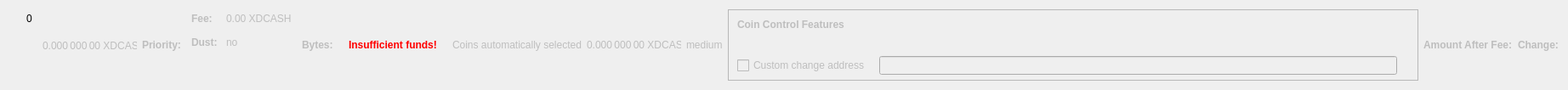
    <widget class="QWidget" name="dummyHideWidget" native="true">
     <property name="maximumSize">
      <size>
       <width>100</width>
       <height>22</height>
      </size>
     </property>
     <layout class="QHBoxLayout" name="dummyHideLayout">
      <item>
       <layout class="QFormLayout" name="formLayoutCoinControl1">
        <property name="horizontalSpacing">
         <number>10</number>
        </property>
        <property name="verticalSpacing">
         <number>14</number>
        </property>
        <property name="leftMargin">
         <number>10</number>
        </property>
        <property name="topMargin">
         <number>4</number>
        </property>
        <property name="rightMargin">
         <number>6</number>
        </property>
        <item row="0" column="1">
         <widget class="QLabel" name="labelCoinControlBytes">
          <property name="cursor">
           <cursorShape>IBeamCursor</cursorShape>
          </property>
          <property name="contextMenuPolicy">
           <enum>Qt::ActionsContextMenu</enum>
          </property>
          <property name="text">
           <string notr="true">0</string>
          </property>
          <property name="textInteractionFlags">
           <set>Qt::LinksAccessibleByMouse|Qt::TextSelectableByKeyboard|Qt::TextSelectableByMouse</set>
          </property>
         </widget>
        </item>
       </layout>
      </item>
      <item>
       <widget class="QLabel" name="labelCoinControlAfterFee">
        <property name="enabled">
         <bool>false</bool>
        </property>
        <property name="sizePolicy">
         <sizepolicy hsizetype="Fixed" vsizetype="Fixed">
          <horstretch>0</horstretch>
          <verstretch>0</verstretch>
         </sizepolicy>
        </property>
        <property name="minimumSize">
         <size>
          <width>111</width>
          <height>12</height>
         </size>
        </property>
        <property name="maximumSize">
         <size>
          <width>111</width>
          <height>12</height>
         </size>
        </property>
        <property name="cursor">
         <cursorShape>IBeamCursor</cursorShape>
        </property>
        <property name="contextMenuPolicy">
         <enum>Qt::ActionsContextMenu</enum>
        </property>
        <property name="text">
         <string notr="true">0.000 000 00 XDCASH</string>
        </property>
        <property name="textInteractionFlags">
         <set>Qt::LinksAccessibleByMouse|Qt::TextSelectableByKeyboard|Qt::TextSelectableByMouse</set>
        </property>
       </widget>
      </item>
      <item>
       <widget class="QLabel" name="labelCoinControlPriorityText">
        <property name="enabled">
         <bool>false</bool>
        </property>
        <property name="font">
         <font>
          <weight>75</weight>
          <bold>true</bold>
         </font>
        </property>
        <property name="text">
         <string>Priority:</string>
        </property>
       </widget>
      </item>
      <item>
       <layout class="QHBoxLayout" name="horizontalLayout"/>
      </item>
      <item>
       <layout class="QFormLayout" name="formLayoutCoinControl3">
        <property name="horizontalSpacing">
         <number>10</number>
        </property>
        <property name="verticalSpacing">
         <number>14</number>
        </property>
        <property name="leftMargin">
         <number>6</number>
        </property>
        <property name="topMargin">
         <number>4</number>
        </property>
        <property name="rightMargin">
         <number>6</number>
        </property>
        <item row="0" column="0">
         <widget class="QLabel" name="labelCoinControlFeeText">
          <property name="enabled">
           <bool>false</bool>
          </property>
          <property name="font">
           <font>
            <weight>75</weight>
            <bold>true</bold>
           </font>
          </property>
          <property name="text">
           <string>Fee:</string>
          </property>
          <property name="margin">
           <number>0</number>
          </property>
         </widget>
        </item>
        <item row="0" column="1">
         <widget class="QLabel" name="labelCoinControlFee">
          <property name="enabled">
           <bool>false</bool>
          </property>
          <property name="cursor">
           <cursorShape>IBeamCursor</cursorShape>
          </property>
          <property name="contextMenuPolicy">
           <enum>Qt::ActionsContextMenu</enum>
          </property>
          <property name="text">
           <string notr="true">0.00 XDCASH</string>
          </property>
          <property name="textInteractionFlags">
           <set>Qt::LinksAccessibleByMouse|Qt::TextSelectableByKeyboard|Qt::TextSelectableByMouse</set>
          </property>
         </widget>
        </item>
        <item row="1" column="0">
         <widget class="QLabel" name="labelCoinControlLowOutputText">
          <property name="enabled">
           <bool>false</bool>
          </property>
          <property name="font">
           <font>
            <weight>75</weight>
            <bold>true</bold>
           </font>
          </property>
          <property name="text">
           <string>Dust:</string>
          </property>
         </widget>
        </item>
        <item row="1" column="1">
         <widget class="QLabel" name="labelCoinControlLowOutput">
          <property name="enabled">
           <bool>false</bool>
          </property>
          <property name="cursor">
           <cursorShape>IBeamCursor</cursorShape>
          </property>
          <property name="contextMenuPolicy">
           <enum>Qt::ActionsContextMenu</enum>
          </property>
          <property name="text">
           <string>no</string>
          </property>
          <property name="textInteractionFlags">
           <set>Qt::LinksAccessibleByMouse|Qt::TextSelectableByKeyboard|Qt::TextSelectableByMouse</set>
          </property>
         </widget>
        </item>
       </layout>
      </item>
      <item>
       <widget class="QLabel" name="labelCoinControlBytesText">
        <property name="enabled">
         <bool>false</bool>
        </property>
        <property name="font">
         <font>
          <weight>75</weight>
          <bold>true</bold>
         </font>
        </property>
        <property name="text">
         <string>Bytes:</string>
        </property>
       </widget>
      </item>
      <item>
       <layout class="QFormLayout" name="formLayoutCoinControl2">
        <property name="horizontalSpacing">
         <number>10</number>
        </property>
        <property name="verticalSpacing">
         <number>14</number>
        </property>
        <property name="leftMargin">
         <number>6</number>
        </property>
        <property name="topMargin">
         <number>4</number>
        </property>
        <property name="rightMargin">
         <number>6</number>
        </property>
       </layout>
      </item>
      <item>
       <layout class="QHBoxLayout" name="horizontalLayoutCoinControl2">
        <property name="spacing">
         <number>8</number>
        </property>
        <property name="bottomMargin">
         <number>10</number>
        </property>
       </layout>
      </item>
      <item>
       <widget class="QLabel" name="labelCoinControlInsuffFunds">
        <property name="enabled">
         <bool>false</bool>
        </property>
        <property name="minimumSize">
         <size>
          <width>0</width>
          <height>0</height>
         </size>
        </property>
        <property name="font">
         <font>
          <weight>75</weight>
          <bold>true</bold>
         </font>
        </property>
        <property name="styleSheet">
         <string notr="true">color:red;font-weight:bold;</string>
        </property>
        <property name="text">
         <string>Insufficient funds!</string>
        </property>
        <property name="margin">
         <number>5</number>
        </property>
       </widget>
      </item>
      <item>
       <layout class="QFormLayout" name="formLayoutCoinControl4">
        <property name="horizontalSpacing">
         <number>10</number>
        </property>
        <property name="verticalSpacing">
         <number>14</number>
        </property>
        <property name="leftMargin">
         <number>6</number>
        </property>
        <property name="topMargin">
         <number>4</number>
        </property>
        <property name="rightMargin">
         <number>6</number>
        </property>
       </layout>
      </item>
      <item>
       <widget class="QLabel" name="labelCoinControlAutomaticallySelected">
        <property name="enabled">
         <bool>false</bool>
        </property>
        <property name="sizePolicy">
         <sizepolicy hsizetype="Fixed" vsizetype="Fixed">
          <horstretch>0</horstretch>
          <verstretch>0</verstretch>
         </sizepolicy>
        </property>
        <property name="minimumSize">
         <size>
          <width>0</width>
          <height>0</height>
         </size>
        </property>
        <property name="maximumSize">
         <size>
          <width>240</width>
          <height>16777215</height>
         </size>
        </property>
        <property name="text">
         <string>Coins automatically selected</string>
        </property>
        <property name="margin">
         <number>5</number>
        </property>
       </widget>
      </item>
      <item>
       <widget class="QLabel" name="labelCoinControlChange">
        <property name="enabled">
         <bool>false</bool>
        </property>
        <property name="sizePolicy">
         <sizepolicy hsizetype="Fixed" vsizetype="Fixed">
          <horstretch>0</horstretch>
          <verstretch>0</verstretch>
         </sizepolicy>
        </property>
        <property name="minimumSize">
         <size>
          <width>111</width>
          <height>0</height>
         </size>
        </property>
        <property name="maximumSize">
         <size>
          <width>111</width>
          <height>16777215</height>
         </size>
        </property>
        <property name="cursor">
         <cursorShape>IBeamCursor</cursorShape>
        </property>
        <property name="contextMenuPolicy">
         <enum>Qt::ActionsContextMenu</enum>
        </property>
        <property name="text">
         <string notr="true">0.000 000 00 XDCASH</string>
        </property>
        <property name="textInteractionFlags">
         <set>Qt::LinksAccessibleByMouse|Qt::TextSelectableByKeyboard|Qt::TextSelectableByMouse</set>
        </property>
       </widget>
      </item>
      <item>
       <widget class="QLabel" name="labelCoinControlPriority">
        <property name="enabled">
         <bool>false</bool>
        </property>
        <property name="cursor">
         <cursorShape>IBeamCursor</cursorShape>
        </property>
        <property name="contextMenuPolicy">
         <enum>Qt::ActionsContextMenu</enum>
        </property>
        <property name="text">
         <string>medium</string>
        </property>
        <property name="textInteractionFlags">
         <set>Qt::LinksAccessibleByMouse|Qt::TextSelectableByKeyboard|Qt::TextSelectableByMouse</set>
        </property>
       </widget>
      </item>
      <item>
       <widget class="QFrame" name="frameCoinControl">
        <property name="sizePolicy">
         <sizepolicy hsizetype="Expanding" vsizetype="Expanding">
          <horstretch>0</horstretch>
          <verstretch>0</verstretch>
         </sizepolicy>
        </property>
        <property name="maximumSize">
         <size>
          <width>16777215</width>
          <height>16777215</height>
         </size>
        </property>
        <property name="frameShape">
         <enum>QFrame::StyledPanel</enum>
        </property>
        <property name="frameShadow">
         <enum>QFrame::Sunken</enum>
        </property>
        <layout class="QVBoxLayout" name="verticalLayoutCoinControl2_2">
         <property name="spacing">
          <number>0</number>
         </property>
         <property name="leftMargin">
          <number>0</number>
         </property>
         <property name="topMargin">
          <number>0</number>
         </property>
         <property name="rightMargin">
          <number>0</number>
         </property>
         <property name="bottomMargin">
          <number>6</number>
         </property>
         <item>
          <layout class="QVBoxLayout" name="verticalLayoutCoinControl" stretch="0,0,0,1">
           <property name="spacing">
            <number>0</number>
           </property>
           <property name="leftMargin">
            <number>10</number>
           </property>
           <property name="topMargin">
            <number>10</number>
           </property>
           <item>
            <layout class="QHBoxLayout" name="horizontalLayoutCoinControl1">
             <property name="bottomMargin">
              <number>15</number>
             </property>
             <item>
              <widget class="QLabel" name="labelCoinControlFeatures">
               <property name="enabled">
                <bool>false</bool>
               </property>
               <property name="sizePolicy">
                <sizepolicy hsizetype="Preferred" vsizetype="Maximum">
                 <horstretch>0</horstretch>
                 <verstretch>0</verstretch>
                </sizepolicy>
               </property>
               <property name="font">
                <font>
                 <weight>75</weight>
                 <bold>true</bold>
                </font>
               </property>
               <property name="styleSheet">
                <string notr="true">font-weight:bold;</string>
               </property>
               <property name="text">
                <string>Coin Control Features</string>
               </property>
              </widget>
             </item>
            </layout>
           </item>
           <item>
            <widget class="QWidget" name="widgetCoinControl" native="true">
             <property name="sizePolicy">
              <sizepolicy hsizetype="Preferred" vsizetype="Preferred">
               <horstretch>0</horstretch>
               <verstretch>0</verstretch>
              </sizepolicy>
             </property>
             <property name="minimumSize">
              <size>
               <width>0</width>
               <height>0</height>
              </size>
             </property>
             <property name="styleSheet">
              <string notr="true"/>
             </property>
             <layout class="QHBoxLayout" name="horizontalLayoutCoinControl5_2">
              <property name="leftMargin">
               <number>0</number>
              </property>
              <property name="topMargin">
               <number>0</number>
              </property>
              <property name="rightMargin">
               <number>0</number>
              </property>
              <property name="bottomMargin">
               <number>0</number>
              </property>
              <item>
               <layout class="QHBoxLayout" name="horizontalLayoutCoinControl3">
                <property name="spacing">
                 <number>20</number>
                </property>
                <property name="topMargin">
                 <number>0</number>
                </property>
                <property name="bottomMargin">
                 <number>10</number>
                </property>
               </layout>
              </item>
             </layout>
            </widget>
           </item>
           <item>
            <layout class="QHBoxLayout" name="horizontalLayoutCoinControl4" stretch="0,0,0">
             <property name="spacing">
              <number>12</number>
             </property>
             <property name="sizeConstraint">
              <enum>QLayout::SetDefaultConstraint</enum>
             </property>
             <property name="topMargin">
              <number>5</number>
             </property>
             <property name="rightMargin">
              <number>5</number>
             </property>
             <item>
              <widget class="QCheckBox" name="checkBoxCoinControlChange">
               <property name="enabled">
                <bool>false</bool>
               </property>
               <property name="toolTip">
                <string>If this is activated, but the change address is empty or invalid, change will be sent to a newly generated address.</string>
               </property>
               <property name="text">
                <string>Custom change address</string>
               </property>
              </widget>
             </item>
             <item>
              <widget class="QValidatedLineEdit" name="lineEditCoinControlChange">
               <property name="enabled">
                <bool>false</bool>
               </property>
               <property name="sizePolicy">
                <sizepolicy hsizetype="Expanding" vsizetype="Fixed">
                 <horstretch>0</horstretch>
                 <verstretch>0</verstretch>
                </sizepolicy>
               </property>
              </widget>
             </item>
             <item>
              <widget class="QLabel" name="labelCoinControlChangeLabel_2">
               <property name="sizePolicy">
                <sizepolicy hsizetype="Preferred" vsizetype="Expanding">
                 <horstretch>0</horstretch>
                 <verstretch>0</verstretch>
                </sizepolicy>
               </property>
               <property name="minimumSize">
                <size>
                 <width>0</width>
                 <height>0</height>
                </size>
               </property>
               <property name="text">
                <string/>
               </property>
               <property name="margin">
                <number>3</number>
               </property>
              </widget>
             </item>
            </layout>
           </item>
           <item>
            <spacer name="verticalSpacerCoinControl">
             <property name="orientation">
              <enum>Qt::Vertical</enum>
             </property>
             <property name="sizeHint" stdset="0">
              <size>
               <width>800</width>
               <height>1</height>
              </size>
             </property>
            </spacer>
           </item>
          </layout>
         </item>
        </layout>
       </widget>
      </item>
      <item>
       <widget class="QLabel" name="labelCoinControlAfterFeeText">
        <property name="enabled">
         <bool>false</bool>
        </property>
        <property name="minimumSize">
         <size>
          <width>0</width>
          <height>0</height>
         </size>
        </property>
        <property name="maximumSize">
         <size>
          <width>16777215</width>
          <height>16777215</height>
         </size>
        </property>
        <property name="font">
         <font>
          <weight>75</weight>
          <bold>true</bold>
         </font>
        </property>
        <property name="text">
         <string>Amount After Fee:</string>
        </property>
        <property name="alignment">
         <set>Qt::AlignLeading|Qt::AlignLeft|Qt::AlignVCenter</set>
        </property>
        <property name="margin">
         <number>0</number>
        </property>
       </widget>
      </item>
      <item>
       <widget class="QLabel" name="labelCoinControlChangeText">
        <property name="enabled">
         <bool>false</bool>
        </property>
        <property name="sizePolicy">
         <sizepolicy hsizetype="Preferred" vsizetype="Preferred">
          <horstretch>0</horstretch>
          <verstretch>0</verstretch>
         </sizepolicy>
        </property>
        <property name="minimumSize">
         <size>
          <width>0</width>
          <height>0</height>
         </size>
        </property>
        <property name="maximumSize">
         <size>
          <width>16777215</width>
          <height>16777215</height>
         </size>
        </property>
        <property name="font">
         <font>
          <weight>75</weight>
          <bold>true</bold>
         </font>
        </property>
        <property name="text">
         <string>Change:</string>
        </property>
        <property name="alignment">
         <set>Qt::AlignLeading|Qt::AlignLeft|Qt::AlignVCenter</set>
        </property>
       </widget>
      </item>
     </layout>
    </widget>
